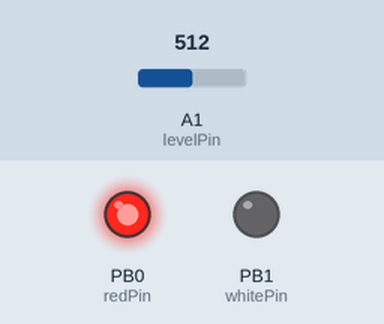
A sketch run on a simulated ATtiny85, built with avr-gcc and run on an emulated ATtiny85. On the bench: output pins drawn as LEDs (lit = HIGH). The inputs (shaded band) are chosen by the test bench; at power-on: A1 (levelPin) = 512.

Above: at 1.2 s.
1.3 s: A1 (levelPin) set to 527
At 2.1 s:
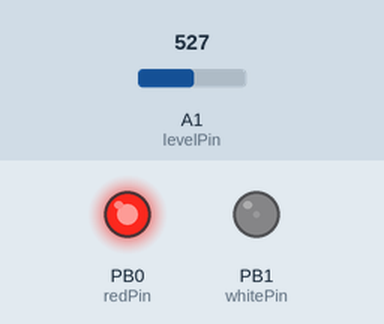
2.8 s: A1 (levelPin) set to 511
At 3.3 s:
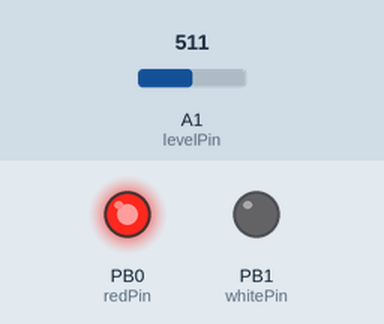
4.3 s: A1 (levelPin) set to 306
At 5.5 s:
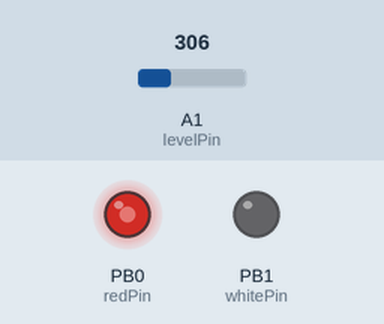
5.8 s: A1 (levelPin) set to 245
At 6.8 s:
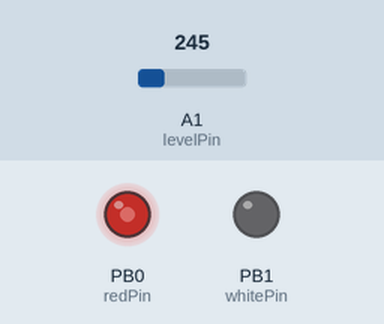
7.3 s: A1 (levelPin) set to 0
At 7.9 s:
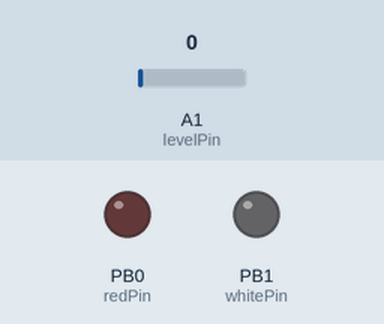
Timing chart, 0 to 9.8 s (numbered marks = the images above; inputs shaded):
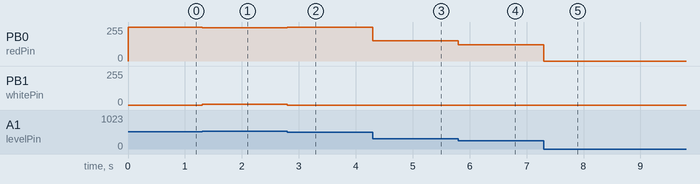

Measured:
- after the input at 1.3 s, PB0 (redPin): 255/255 → 248/255 at once; PB1 (whitePin): 0/255 → 7/255 at once
- after the input at 2.8 s, PB0 (redPin): 248/255 → 254/255 at once; PB1 (whitePin): 7/255 → 0/255 at once
- after the input at 4.3 s, PB0 (redPin): 254/255 → 152/255 at once
- after the input at 5.8 s, PB0 (redPin): 152/255 → 122/255 at once
- after the input at 7.3 s, PB0 (redPin): 122/255 → 0/255 at once

The sketch:

stage-manager-lamp.ino
```cpp
// script is intended to be used on an ATTiny85
const int redPin = 0;
const int whitePin = 1;
const int levelPin = A1;
void setup() {
  pinMode(redPin, OUTPUT);
  pinMode(whitePin, OUTPUT);
}
void loop() {
  int levelVal = map(analogRead(levelPin), 0, 1023, 0, 510);
  int rVal = getRedVal(levelVal);
  int wVal = getWhiteVal(levelVal);
  analogWrite(redPin, rVal);
  analogWrite(whitePin, wVal);
  delay(1);
}
int getRedVal(int raw) {
  if (raw < 255) return raw;
  else return max(510 - raw, 0);
}
int getWhiteVal(int raw) {
  raw = raw - 255;
  return max(raw, 0);
}
```
